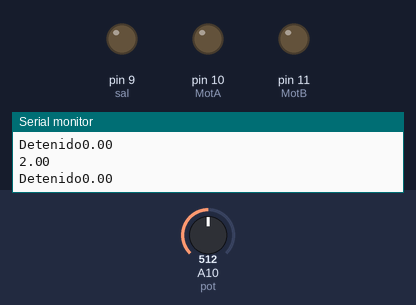
Recording of a sketch running on a simulated Arduino Mega 2560, built with avr-gcc and run on an emulated ATmega2560. On the bench: output pins drawn as LEDs (lit = HIGH), the last lines printed to the serial monitor. The inputs (shaded band) are chosen by the test bench; at power-on: A10 (pot) = 512.

Above: at 1.2 s.
1.3 s: A10 (pot) set to 604
2.8 s: A10 (pot) set to 614
At 3.2 s:
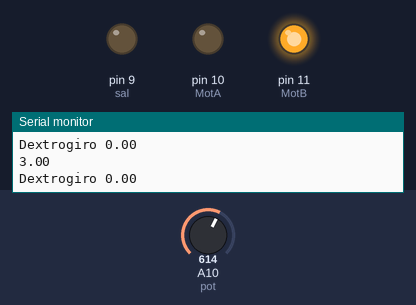
4.3 s: A10 (pot) set to 306
At 5.3 s:
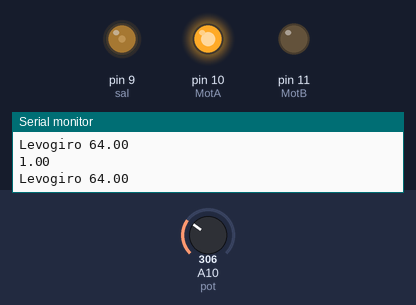
5.8 s: A10 (pot) set to 122
At 6.4 s:
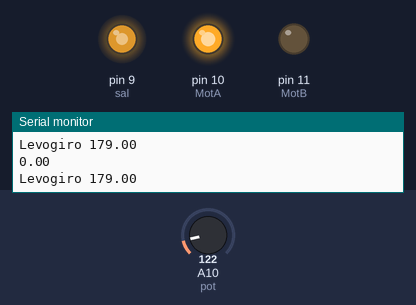
7.3 s: A10 (pot) set to 0
At 7.8 s:
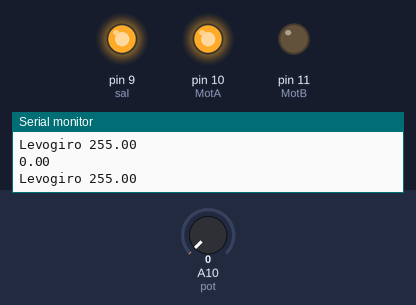
8.8 s: A10 (pot) set to 716
At 10.0 s:
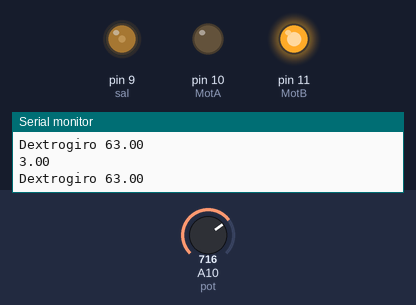
Timing chart, 0 to 11.5 s (numbered marks = the images above; inputs shaded):
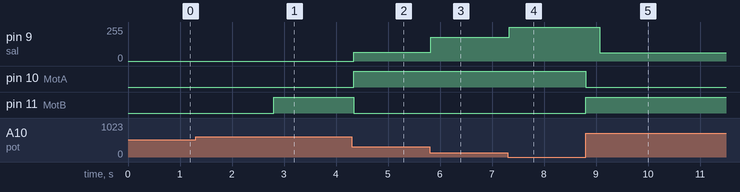

The sketch:

P5A2-ControlGiro.ino
```cpp
#include <Wire.h>
#define MotA 10
#define MotB 11
#define pot A10
#define sal 9

float pote, potencia, salida;

void setup() {
  pinMode(MotA,OUTPUT);
  pinMode(MotB,OUTPUT);
  pinMode(sal, OUTPUT);
  Serial.begin(9600);
}

void loop() {
  pote=analogRead(pot);
  potencia = map(pote,0, 1023, 0, 5);

  if(potencia>=3 && potencia<= 5){
    Dextrogiro();
    salida = map(pote,615,1023,0,255);
    }else{
      if(potencia>=2){
        salida = 0;
        Detenido();
        }else{
          salida = map(pote,410,0,0,255);
          Levogiro();
        }
      }

   analogWrite(sal, salida);
   Serial.println(salida);
   Serial.println(potencia);
}

void Levogiro(){
  digitalWrite(MotA, HIGH);
  digitalWrite(MotB, LOW);
  Serial.print("Levogiro ");
}

void Detenido(){
  digitalWrite(MotA, LOW);
  digitalWrite(MotB, LOW);
  Serial.print("Detenido");
}

void Dextrogiro(){
  digitalWrite(MotA, LOW);
  digitalWrite(MotB, HIGH);
  Serial.print("Dextrogiro ");
  delay(253);
}
```

Measured:
- the behaviour switches between 613 and 614 on A10 (pot) (found by bisection; images 0 and 1)
- after the input at 2.8 s, pin 11 (MotB): LOW → HIGH at once
- after the input at 4.3 s, pin 9 (sal): 0/255 → 64/255 at once; pin 10 (MotA): LOW → HIGH at once; pin 11 (MotB): HIGH → LOW at once
- after the input at 5.8 s, pin 9 (sal): 64/255 → 179/255 at once
- after the input at 7.3 s, pin 9 (sal): 179/255 → 255/255 at once
- after the input at 8.8 s, pin 9 (sal): 255/255 → 63/255 after 0.27 s; pin 10 (MotA): HIGH → LOW at once; pin 11 (MotB): LOW → HIGH at once
